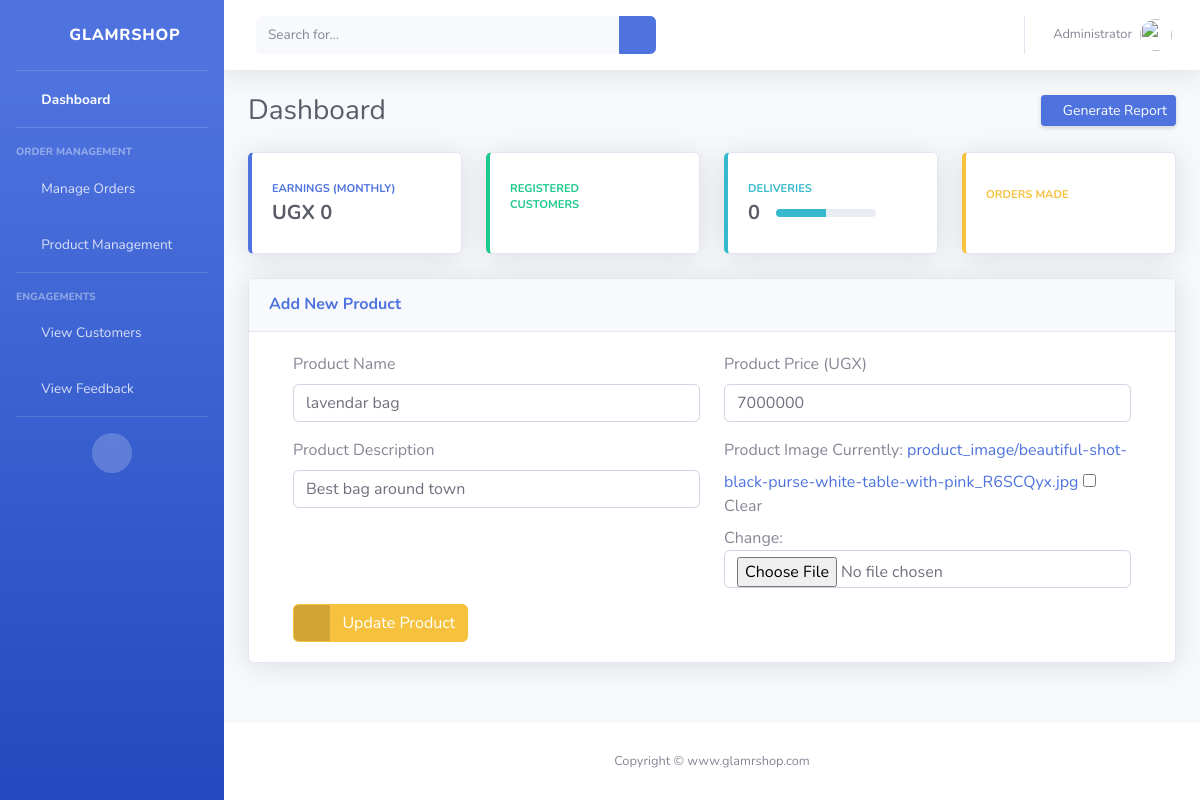
The page /update-product/7 (signed in) on the database as committed earlier.
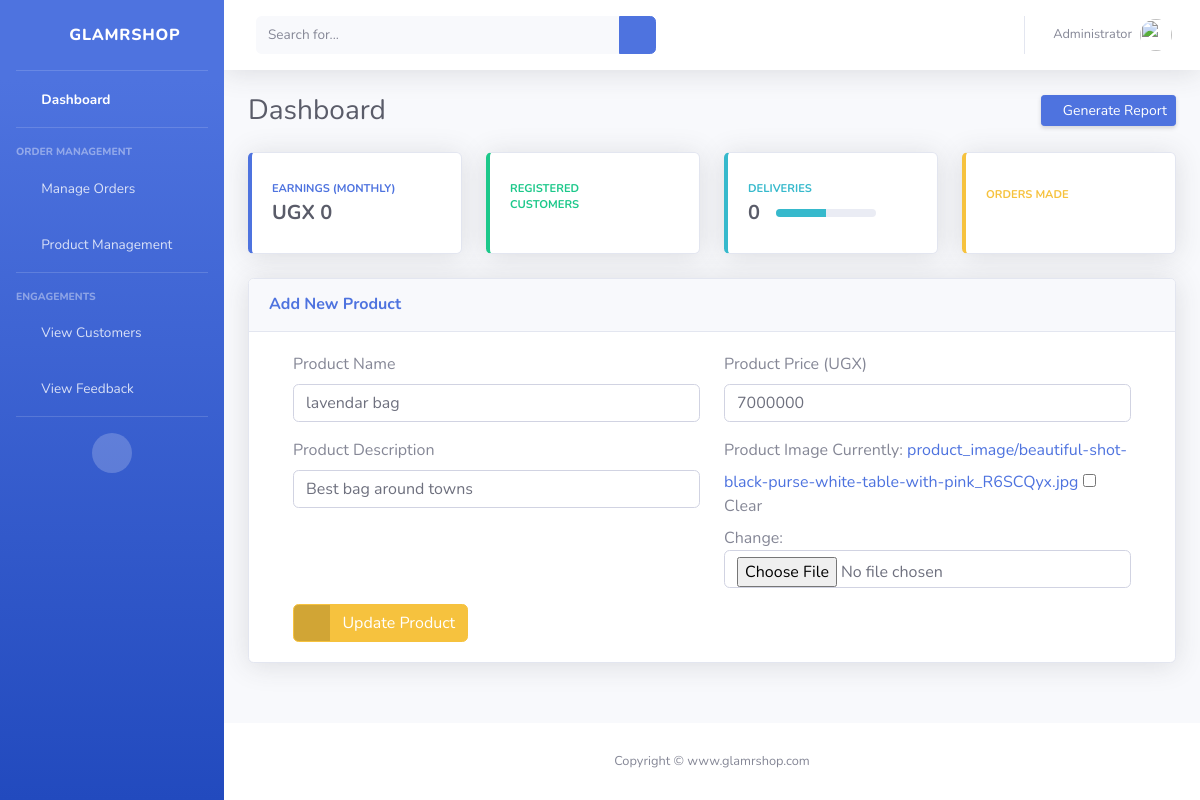
The same page on the database as committed later.
### ecom/models.py (models this page shows, shortened)
class Product(models.Model):
    name=models.CharField(max_length=40)
    product_image= models.ImageField(upload_to='product_image/',null=True,blank=True)
    price = models.PositiveIntegerField()
    description=models.CharField(max_length=40)

### ecom/views.py (the view)
# urls.py: path('update-product/<int:pk>', views.update_product_view,name='update-product'),
@login_required(login_url='adminlogin')
def update_product_view(request,pk):
    product=models.Product.objects.get(id=pk)
    productForm=forms.ProductForm(instance=product)
    if request.method=='POST':
        productForm=forms.ProductForm(request.POST,request.FILES,instance=product)
        if productForm.is_valid():
            productForm.save()
            return redirect('admin-products')
    return render(request,'adminDashboard/update_product.html',{'productForm':productForm})

### ecom/forms.py
class ProductForm(forms.ModelForm):
    class Meta:
        model=models.Product
        fields=['name','price','description','product_image']

### templates/adminDashboard/update_product.html (shortened to what this page needs)
{% extends 'adminDashboard/base.html' %}
{% load static %}
{% load widget_tweaks %}
{% block content %}
<div class="card shadow mb-4">
    <div class="card-header py-3">
        <h6 class="m-0 font-weight-bold text-primary">Add New Product</h6>
    </div>
    <div class="card-body">
        <form method="post" enctype="multipart/form-data">
            <div class="container register-form">
              <div class="form">
                <div class="form-content">
                  <div class="row">
                    <div class="col-md-6">
                      <div class="form-group">
                        <label for="">Product Name</label>
                        {% render_field productForm.name class="form-control" placeholder="Product Name" %}
                      </div>
                      <div class="form-group">
                        <label for="">Product Description</label>
                        {% render_field productForm.description class="form-control" placeholder="Description" %}
                      </div>
                    </div>
                    <div class="col-md-6">
                      <div class="form-group">
                        <label for="">Product Price (UGX)</label>
                        {% render_field productForm.price class="form-control" placeholder="0" %}
                      </div>
                      <div class="form-group">
                        <label for="">Product Image</label>
                        {% render_field productForm.product_image class="form-control" placeholder="product_image" %}
                      </div>
                    </div>
                  </div>
                  <button class="btnSubmit btn btn-warning btn-icon-split" type="submit">
                    <span class="icon text-white-50">
                        <i class="fas fa-check"></i>
                    </span>
                    <span class="text">Update Product</span>
                </button>
                </div>
              </div>
            </div>
          </form>
    </div>
</div>
{% endblock %}

Rows that differ between the two databases and show on the page:
changed Product "lavendar bag": description "Best bag around town" → "Best bag around towns"
